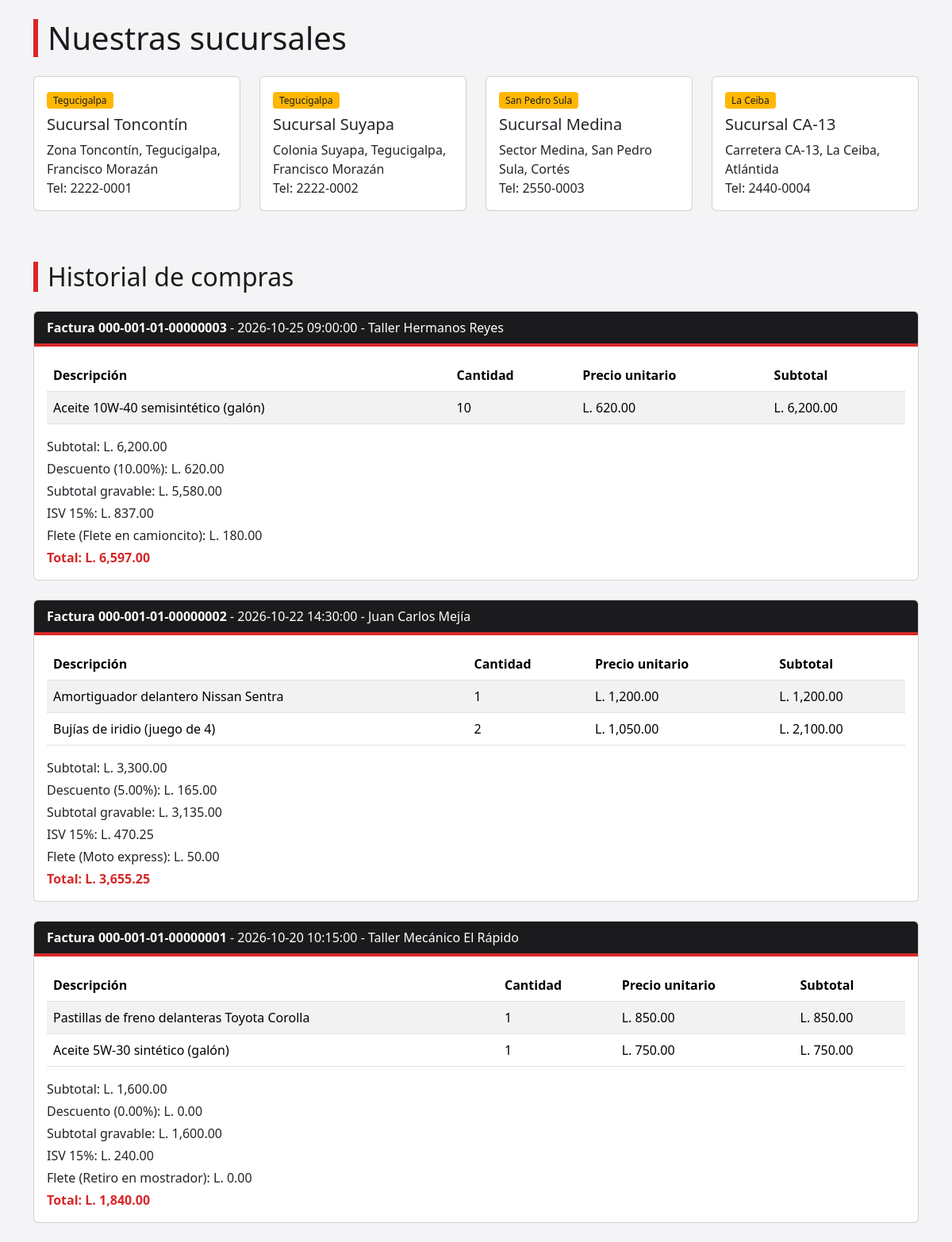
The app's page /sucursales.php with its own data.
### tables this page shows
CREATE TABLE sucursales (
    id_sucursal  INT AUTO_INCREMENT PRIMARY KEY,
    nombre       VARCHAR(80)  NOT NULL,
    ciudad       VARCHAR(60)  NOT NULL,
    direccion    VARCHAR(200) NOT NULL,
    telefono     VARCHAR(20)  NOT NULL
);

CREATE TABLE facturas (
    id_factura            INT AUTO_INCREMENT PRIMARY KEY,
    numero_factura        VARCHAR(20)   NOT NULL UNIQUE,
    fecha                 DATETIME      NOT NULL DEFAULT CURRENT_TIMESTAMP,
    cliente_nombre        VARCHAR(100)  NOT NULL,
    rtn                   VARCHAR(14)   NOT NULL,
    telefono              VARCHAR(8)    NOT NULL,
    modalidad_flete       VARCHAR(30)   NOT NULL,
    costo_flete           DECIMAL(10,2) NOT NULL DEFAULT 0.00,
    subtotal              DECIMAL(10,2) NOT NULL,
    porcentaje_descuento  DECIMAL(5,2)  NOT NULL DEFAULT 0.00,
    monto_descuento       DECIMAL(10,2) NOT NULL DEFAULT 0.00,
    isv                   DECIMAL(10,2) NOT NULL,
    total                 DECIMAL(10,2) NOT NULL
);

CREATE TABLE detalle_factura (
    id_detalle       INT AUTO_INCREMENT PRIMARY KEY,
    id_factura       INT           NOT NULL,
    id_repuesto      INT           NULL,
    descripcion      VARCHAR(120)  NOT NULL,
    cantidad         DECIMAL(10,2) NOT NULL,
    precio_unitario  DECIMAL(10,2) NOT NULL,
    subtotal         DECIMAL(10,2) NOT NULL,
    CONSTRAINT fk_detalle_facturas
        FOREIGN KEY (id_factura) REFERENCES facturas(id_factura)
        ON UPDATE CASCADE ON DELETE CASCADE,
    CONSTRAINT fk_detalle_repuestos
        FOREIGN KEY (id_repuesto) REFERENCES repuestos(id_repuesto)
        ON UPDATE CASCADE ON DELETE SET NULL
);

### config/conexion.php (called while the page is built)
<?php
class Conexion {
    public function obtener() {
        $servidor = 'localhost';
        $base = 'repuestos_don_pancho';
        $usuario = 'root';
        $clave = '';
        try {
            $pdo = new PDO("mysql:host=$servidor;dbname=$base;charset=utf8mb4", $usuario, $clave);
            $pdo->setAttribute(PDO::ATTR_ERRMODE, PDO::ERRMODE_EXCEPTION);
            $pdo->setAttribute(PDO::ATTR_DEFAULT_FETCH_MODE, PDO::FETCH_ASSOC);
            return $pdo;
        } catch (PDOException $e) {
            die('Error de conexión: ' . $e->getMessage());
        }
    }
}

### clases/sucursal.php (called while the page is built)
<?php
require_once 'config/conexion.php';
class Sucursal {
    private $pdo;
    public function __construct() {
        $conexion = new Conexion();
        $this->pdo = $conexion->obtener();
    }
    public function listar() {
        $consulta = $this->pdo->query('SELECT * FROM sucursales ORDER BY id_sucursal');
        return $consulta->fetchAll();
    }
}

### clases/historial.php (called while the page is built)
<?php
require_once 'config/conexion.php';
class Historial {
    private $pdo;
    public function __construct() {
        $conexion = new Conexion();
        $this->pdo = $conexion->obtener();
    }
    public function listar() {
        $consulta = $this->pdo->query('SELECT * FROM facturas ORDER BY fecha DESC');
        $facturas = $consulta->fetchAll();
        foreach ($facturas as $i => $factura) {
            $sql = 'SELECT * FROM detalle_factura WHERE id_factura = ?';
            $detalle = $this->pdo->prepare($sql);
            $detalle->execute([$factura['id_factura']]);
            $facturas[$i]['detalle'] = $detalle->fetchAll();
        }
        return $facturas;
    }
}

### sucursales.php (the view, shortened to what this page needs)
<?php
require_once 'clases/sucursal.php';
require_once 'clases/historial.php';
$sucursal = new Sucursal();
$sucursales = $sucursal->listar();
$historial = new Historial();
$facturas = $historial->listar();
include 'includes/head.php';
?>
<div class="container my-4">
    <h1 class="titulo-seccion">Nuestras sucursales</h1>
    <div class="row">
        <?php foreach ($sucursales as $s) { ?>
            <div class="col-md-6 col-lg-3 mb-3">
                <div class="card h-100">
                    <div class="card-body">
                        <span class="etiqueta"><?php echo $s['ciudad']; ?></span>
                        <h5 class="card-title mt-2"><?php echo $s['nombre']; ?></h5>
                        <p class="card-text">
                            <?php echo $s['direccion']; ?><br>
                            Tel: <?php echo $s['telefono']; ?>
                        </p>
                    </div>
                </div>
            </div>
        <?php } ?>
    </div>
    <h2 class="titulo-seccion mt-5">Historial de compras</h2>
    <?php foreach ($facturas as $f) { ?>
        <div class="card mb-4">
            <div class="card-header barra-oscura text-white">
                <strong>Factura <?php echo $f['numero_factura']; ?></strong>
                - <?php echo $f['fecha']; ?>
                - <?php echo htmlspecialchars($f['cliente_nombre']); ?>
            </div>
            <div class="card-body">
                <table class="table table-striped table-hover">
                    <thead>
                        <tr>
                            <th>Descripción</th>
                            <th>Cantidad</th>
                            <th>Precio unitario</th>
                            <th>Subtotal</th>
                        </tr>
                    </thead>
                    <tbody>
                        <?php foreach ($f['detalle'] as $d) { ?>
                            <tr>
                                <td><?php echo htmlspecialchars($d['descripcion']); ?></td>
                                <td><?php echo floatval($d['cantidad']); ?></td>
                                <td>L. <?php echo number_format($d['precio_unitario'], 2); ?></td>
                                <td>L. <?php echo number_format($d['subtotal'], 2); ?></td>
                            </tr>
                        <?php } ?>
                    </tbody>
                </table>
                <p class="mb-1">Subtotal: L. <?php echo number_format($f['subtotal'], 2); ?></p>
                <p class="mb-1">Descuento (<?php echo $f['porcentaje_descuento']; ?>%): L. <?php echo number_format($f['monto_descuento'], 2); ?></p>
                <p class="mb-1">Subtotal gravable: L. <?php echo number_format($f['subtotal'] - $f['monto_descuento'], 2); ?></p>
                <p class="mb-1">ISV 15%: L. <?php echo number_format($f['isv'], 2); ?></p>
                <p class="mb-1">Flete (<?php echo $f['modalidad_flete']; ?>): L. <?php echo number_format($f['costo_flete'], 2); ?></p>
                <p class="precio mb-0">Total: L. <?php echo number_format($f['total'], 2); ?></p>
            </div>
        </div>
    <?php } ?>
</div>
<?php
include 'includes/scripts.php';
?>

### css/general.css (style rules this page uses)
:root { --carbon: #1B1B1E; --rojo: #D62828; --rojo-oscuro: #A71D1D; --ambar: #FFB703; --gris-acero: #495057; --fondo: #F4F4F6; }
body { background-color: var(--fondo); color: var(--carbon); }
.barra-oscura { background-color: var(--carbon); border-bottom: 4px solid var(--rojo); }
.titulo-seccion { border-left: 6px solid var(--rojo); padding-left: 12px; margin-bottom: 24px; }
.precio { color: var(--rojo); font-weight: bold; }
.etiqueta { background-color: var(--ambar); color: var(--carbon); font-size: 12px; padding: 2px 8px; border-radius: 4px; }

### records on screen
sucursales: ciudad "Tegucigalpa", nombre "Sucursal Toncontín", direccion "Zona Toncontín, Tegucigalpa, Francisco Morazán", telefono "2222-0001"
sucursales: ciudad "Tegucigalpa", nombre "Sucursal Suyapa", direccion "Colonia Suyapa, Tegucigalpa, Francisco Morazán", telefono "2222-0002"
sucursales: ciudad "San Pedro Sula", nombre "Sucursal Medina", direccion "Sector Medina, San Pedro Sula, Cortés", telefono "2550-0003"
sucursales: ciudad "La Ceiba", nombre "Sucursal CA-13", direccion "Carretera CA-13, La Ceiba, Atlántida", telefono "2440-0004"
facturas: numero_factura "000-001-01-00000003", fecha "2026-10-25 09:00:00", cliente_nombre "Taller Hermanos Reyes", subtotal "6,200.00", porcentaje_descuento "10.00", monto_descuento "620.00", $f['subtotal'] - $f['monto_descuento'] "5,580.00", isv "837.00", modalidad_flete "Flete en camioncito", costo_flete "180.00", total "6,597.00"
detalle_factura: descripcion "Aceite 10W-40 semisintético (galón)", cantidad "10", precio_unitario "620.00", subtotal "6,200.00"
facturas: numero_factura "000-001-01-00000002", fecha "2026-10-22 14:30:00", cliente_nombre "Juan Carlos Mejía", subtotal "3,300.00", porcentaje_descuento "5.00", monto_descuento "165.00", $f['subtotal'] - $f['monto_descuento'] "3,135.00", isv "470.25", modalidad_flete "Moto express", costo_flete "50.00", total "3,655.25"
detalle_factura: descripcion "Amortiguador delantero Nissan Sentra", cantidad "1", precio_unitario "1,200.00", subtotal "1,200.00"
detalle_factura: descripcion "Bujías de iridio (juego de 4)", cantidad "2", precio_unitario "1,050.00", subtotal "2,100.00"
facturas: numero_factura "000-001-01-00000001", fecha "2026-10-20 10:15:00", cliente_nombre "Taller Mecánico El Rápido", subtotal "1,600.00", porcentaje_descuento "0.00", monto_descuento "0.00", $f['subtotal'] - $f['monto_descuento'] "1,600.00", isv "240.00", modalidad_flete "Retiro en mostrador", costo_flete "0.00", total "1,840.00"
detalle_factura: descripcion "Pastillas de freno delanteras Toyota Corolla", cantidad "1", precio_unitario "850.00", subtotal "850.00"
detalle_factura: descripcion "Aceite 5W-30 sintético (galón)", cantidad "1", precio_unitario "750.00", subtotal "750.00"
